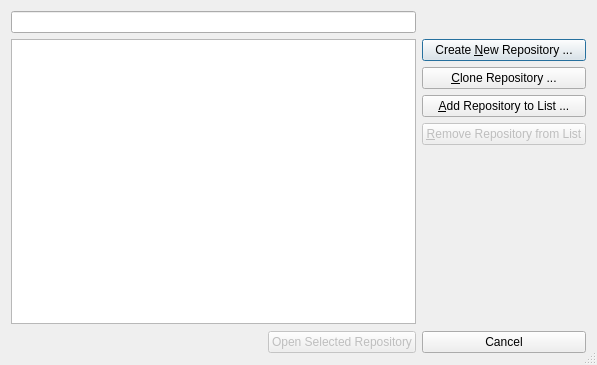
<?xml version="1.0" encoding="UTF-8"?>
<ui version="4.0">
 <class>OpenRepositoryDialog</class>
 <widget class="QDialog" name="OpenRepositoryDialog">
  <property name="geometry">
   <rect>
    <x>0</x>
    <y>0</y>
    <width>597</width>
    <height>365</height>
   </rect>
  </property>
  <property name="windowTitle">
   <string>Open Repository</string>
  </property>
  <property name="sizeGripEnabled">
   <bool>true</bool>
  </property>
  <layout class="QGridLayout" name="gridLayout">
   <item row="0" column="0" colspan="2">
    <widget class="KListWidgetSearchLine" name="repositorySearchLine"/>
   </item>
   <item row="1" column="0" rowspan="2" colspan="2">
    <widget class="KListWidget" name="repositoriesListWidget">
     <property name="sortingEnabled">
      <bool>true</bool>
     </property>
    </widget>
   </item>
   <item row="1" column="2">
    <layout class="QVBoxLayout" name="verticalLayout">
     <item>
      <widget class="QPushButton" name="newButton">
       <property name="text">
        <string>Create &amp;New Repository ...</string>
       </property>
      </widget>
     </item>
     <item>
      <spacer name="verticalSpacer_3">
       <property name="orientation">
        <enum>Qt::Vertical</enum>
       </property>
       <property name="sizeHint" stdset="0">
        <size>
         <width>20</width>
         <height>40</height>
        </size>
       </property>
      </spacer>
     </item>
     <item>
      <widget class="QPushButton" name="cloneButton">
       <property name="text">
        <string>&amp;Clone Repository ...</string>
       </property>
      </widget>
     </item>
     <item>
      <spacer name="verticalSpacer_2">
       <property name="orientation">
        <enum>Qt::Vertical</enum>
       </property>
       <property name="sizeHint" stdset="0">
        <size>
         <width>20</width>
         <height>40</height>
        </size>
       </property>
      </spacer>
     </item>
     <item>
      <widget class="QPushButton" name="addButton">
       <property name="text">
        <string>&amp;Add Repository to List ...</string>
       </property>
      </widget>
     </item>
     <item>
      <widget class="QPushButton" name="removeButton">
       <property name="enabled">
        <bool>false</bool>
       </property>
       <property name="text">
        <string>&amp;Remove Repository from List</string>
       </property>
      </widget>
     </item>
    </layout>
   </item>
   <item row="2" column="2">
    <spacer name="verticalSpacer">
     <property name="orientation">
      <enum>Qt::Vertical</enum>
     </property>
     <property name="sizeHint" stdset="0">
      <size>
       <width>20</width>
       <height>344</height>
      </size>
     </property>
    </spacer>
   </item>
   <item row="3" column="0">
    <spacer name="horizontalSpacer">
     <property name="orientation">
      <enum>Qt::Horizontal</enum>
     </property>
     <property name="sizeHint" stdset="0">
      <size>
       <width>189</width>
       <height>24</height>
      </size>
     </property>
    </spacer>
   </item>
   <item row="3" column="1">
    <widget class="QPushButton" name="openButton">
     <property name="enabled">
      <bool>false</bool>
     </property>
     <property name="text">
      <string>Open Selected Repository</string>
     </property>
    </widget>
   </item>
   <item row="3" column="2">
    <widget class="QPushButton" name="quitButton">
     <property name="text">
      <string>Cancel</string>
     </property>
    </widget>
   </item>
  </layout>
 </widget>
 <customwidgets>
  <customwidget>
   <class>KListWidget</class>
   <extends>QListWidget</extends>
   <header>klistwidget.h</header>
  </customwidget>
  <customwidget>
   <class>KLineEdit</class>
   <extends>QLineEdit</extends>
   <header>klineedit.h</header>
  </customwidget>
  <customwidget>
   <class>KListWidgetSearchLine</class>
   <extends>KLineEdit</extends>
   <header>klistwidgetsearchline.h</header>
  </customwidget>
 </customwidgets>
 <tabstops>
  <tabstop>repositorySearchLine</tabstop>
  <tabstop>repositoriesListWidget</tabstop>
  <tabstop>openButton</tabstop>
  <tabstop>newButton</tabstop>
  <tabstop>addButton</tabstop>
  <tabstop>removeButton</tabstop>
  <tabstop>quitButton</tabstop>
 </tabstops>
 <resources/>
 <connections>
  <connection>
   <sender>quitButton</sender>
   <signal>clicked()</signal>
   <receiver>OpenRepositoryDialog</receiver>
   <slot>reject()</slot>
   <hints>
    <hint type="sourcelabel">
     <x>680</x>
     <y>377</y>
    </hint>
    <hint type="destinationlabel">
     <x>657</x>
     <y>319</y>
    </hint>
   </hints>
  </connection>
  <connection>
   <sender>openButton</sender>
   <signal>clicked()</signal>
   <receiver>OpenRepositoryDialog</receiver>
   <slot>accept()</slot>
   <hints>
    <hint type="sourcelabel">
     <x>339</x>
     <y>384</y>
    </hint>
    <hint type="destinationlabel">
     <x>269</x>
     <y>378</y>
    </hint>
   </hints>
  </connection>
  <connection>
   <sender>repositoriesListWidget</sender>
   <signal>executed(QListWidgetItem*)</signal>
   <receiver>OpenRepositoryDialog</receiver>
   <slot>accept()</slot>
   <hints>
    <hint type="sourcelabel">
     <x>388</x>
     <y>257</y>
    </hint>
    <hint type="destinationlabel">
     <x>552</x>
     <y>237</y>
    </hint>
   </hints>
  </connection>
 </connections>
</ui>
